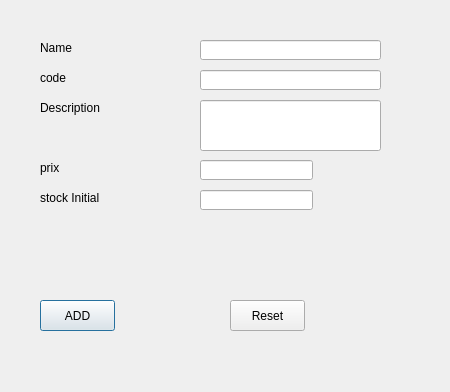
<?xml version="1.0" encoding="UTF-8"?>
<ui version="4.0">
 <class>AddProduit</class>
 <widget class="QDialog" name="AddProduit">
  <property name="windowModality">
   <enum>Qt::WindowModal</enum>
  </property>
  <property name="geometry">
   <rect>
    <x>0</x>
    <y>0</y>
    <width>450</width>
    <height>392</height>
   </rect>
  </property>
  <property name="windowTitle">
   <string>Ajouter un Produit </string>
  </property>
  <widget class="QWidget" name="formLayoutWidget">
   <property name="geometry">
    <rect>
     <x>10</x>
     <y>30</y>
     <width>421</width>
     <height>331</height>
    </rect>
   </property>
   <layout class="QFormLayout" name="formLayout"/>
  </widget>
  <widget class="QLabel" name="label">
   <property name="geometry">
    <rect>
     <x>40</x>
     <y>40</y>
     <width>121</width>
     <height>16</height>
    </rect>
   </property>
   <property name="font">
    <font>
     <pointsize>9</pointsize>
    </font>
   </property>
   <property name="text">
    <string>Name</string>
   </property>
  </widget>
  <widget class="QLineEdit" name="txtName">
   <property name="geometry">
    <rect>
     <x>200</x>
     <y>40</y>
     <width>181</width>
     <height>20</height>
    </rect>
   </property>
   <property name="font">
    <font>
     <pointsize>9</pointsize>
    </font>
   </property>
  </widget>
  <widget class="QLineEdit" name="txtDescription">
   <property name="geometry">
    <rect>
     <x>200</x>
     <y>100</y>
     <width>181</width>
     <height>51</height>
    </rect>
   </property>
   <property name="font">
    <font>
     <pointsize>9</pointsize>
    </font>
   </property>
  </widget>
  <widget class="QPushButton" name="btnAdd">
   <property name="geometry">
    <rect>
     <x>40</x>
     <y>300</y>
     <width>75</width>
     <height>31</height>
    </rect>
   </property>
   <property name="font">
    <font>
     <pointsize>9</pointsize>
    </font>
   </property>
   <property name="text">
    <string>ADD</string>
   </property>
  </widget>
  <widget class="QLineEdit" name="txtprix">
   <property name="geometry">
    <rect>
     <x>200</x>
     <y>160</y>
     <width>113</width>
     <height>20</height>
    </rect>
   </property>
   <property name="font">
    <font>
     <pointsize>9</pointsize>
    </font>
   </property>
  </widget>
  <widget class="QLabel" name="label_2">
   <property name="geometry">
    <rect>
     <x>40</x>
     <y>70</y>
     <width>121</width>
     <height>16</height>
    </rect>
   </property>
   <property name="font">
    <font>
     <pointsize>9</pointsize>
    </font>
   </property>
   <property name="text">
    <string>code</string>
   </property>
  </widget>
  <widget class="QLineEdit" name="txtQuntiti">
   <property name="geometry">
    <rect>
     <x>200</x>
     <y>190</y>
     <width>113</width>
     <height>20</height>
    </rect>
   </property>
   <property name="font">
    <font>
     <pointsize>9</pointsize>
    </font>
   </property>
  </widget>
  <widget class="QLabel" name="label_3">
   <property name="geometry">
    <rect>
     <x>40</x>
     <y>160</y>
     <width>121</width>
     <height>16</height>
    </rect>
   </property>
   <property name="font">
    <font>
     <pointsize>9</pointsize>
    </font>
   </property>
   <property name="text">
    <string>prix</string>
   </property>
  </widget>
  <widget class="QLabel" name="lblInfo">
   <property name="geometry">
    <rect>
     <x>70</x>
     <y>250</y>
     <width>281</width>
     <height>20</height>
    </rect>
   </property>
   <property name="text">
    <string/>
   </property>
  </widget>
  <widget class="QLabel" name="label_4">
   <property name="geometry">
    <rect>
     <x>40</x>
     <y>190</y>
     <width>121</width>
     <height>16</height>
    </rect>
   </property>
   <property name="font">
    <font>
     <pointsize>9</pointsize>
    </font>
   </property>
   <property name="text">
    <string>stock Initial</string>
   </property>
  </widget>
  <widget class="QLabel" name="label_5">
   <property name="geometry">
    <rect>
     <x>40</x>
     <y>100</y>
     <width>121</width>
     <height>16</height>
    </rect>
   </property>
   <property name="font">
    <font>
     <pointsize>9</pointsize>
    </font>
   </property>
   <property name="text">
    <string>Description</string>
   </property>
  </widget>
  <widget class="QLineEdit" name="txtCode">
   <property name="geometry">
    <rect>
     <x>200</x>
     <y>70</y>
     <width>181</width>
     <height>20</height>
    </rect>
   </property>
   <property name="font">
    <font>
     <pointsize>9</pointsize>
    </font>
   </property>
  </widget>
  <widget class="QPushButton" name="btnReset">
   <property name="geometry">
    <rect>
     <x>230</x>
     <y>300</y>
     <width>75</width>
     <height>31</height>
    </rect>
   </property>
   <property name="font">
    <font>
     <pointsize>9</pointsize>
    </font>
   </property>
   <property name="text">
    <string>Reset</string>
   </property>
  </widget>
 </widget>
 <resources/>
 <connections/>
</ui>
